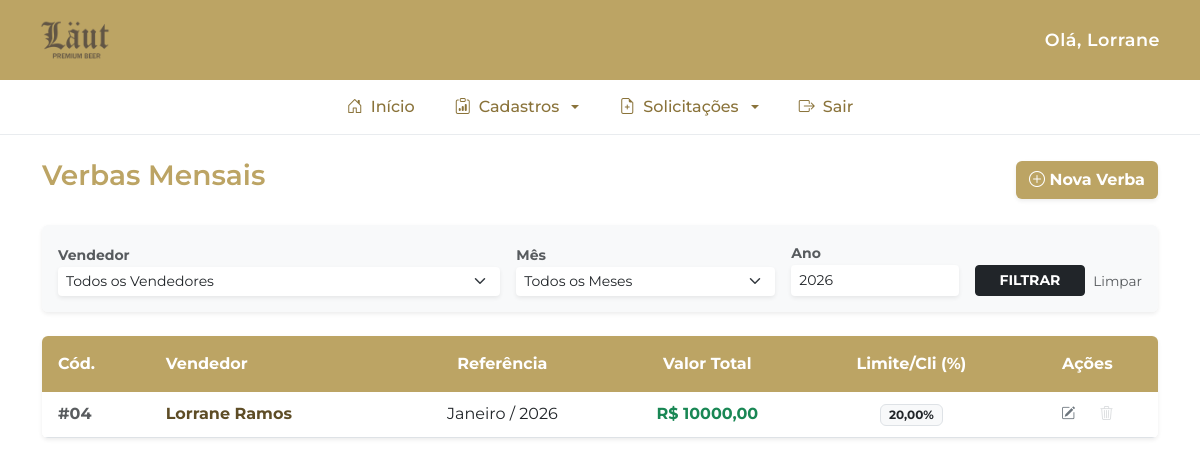
/cadastros/verbas/ (signed in), run on the app's committed database.
### cadastros/models.py (models this page shows, shortened)
class VerbaMensal(models.Model):
    MESES_CHOICES = [
        (1, 'Janeiro'), (2, 'Fevereiro'), (3, 'Março'), (4, 'Abril'),
        (5, 'Maio'), (6, 'Junho'), (7, 'Julho'), (8, 'Agosto'),
        (9, 'Setembro'), (10, 'Outubro'), (11, 'Novembro'), (12, 'Dezembro'),
    ]
    vendedor = models.ForeignKey(User, on_delete=models.CASCADE, related_name='verbas')
    mes_referencia = models.IntegerField(choices=MESES_CHOICES, verbose_name="Mês de Referência")
    ano_referencia = models.IntegerField(verbose_name="Ano de Referência")
    valor = models.DecimalField(max_digits=10, decimal_places=2)
    usuario_cadastro = models.ForeignKey(User, on_delete=models.SET_NULL, null=True, related_name='cadastros_realizados')
    data_criacao = models.DateTimeField(auto_now_add=True)
    percentual_limite_por_cliente = models.DecimalField(
        max_digits=5,
        decimal_places=2,
        default=100.00,
        help_text="Percentual máximo da verba total que pode ser usado em um único cliente"
    )
    @property
    def tem_movimentacao(self):
        return Bonificacao.objects.filter(
            vendedor=self.vendedor,
            data_solicitacao__month=self.mes_referencia,
            data_solicitacao__year=self.ano_referencia,
            tipo='VERBA_VENDEDOR'
        ).exists()
    @property
    def valor_utilizado(self):
        from solicitacoes.models import Bonificacao
        from django.db.models import Sum
        bonificacoes = Bonificacao.objects.filter(
            vendedor=self.vendedor,
            data_solicitacao__month=self.mes_referencia,
            data_solicitacao__year=self.ano_referencia,
            tipo='VERBA_VENDEDOR',
            status__in=['APROVADO', 'PROCESSADO', 'FINALIZADO']
        )
        total = bonificacoes.aggregate(total_gasto=Sum('itens__valor_total'))['total_gasto']
        return total or 0
    class Meta:
        verbose_name = "Verba Mensal"
        verbose_name_plural = "Verbas Mensais"

### usuarios/models.py (models this page shows, shortened)
class Perfil(models.Model):
    usuario = models.OneToOneField(User, on_delete=models.CASCADE, related_name='perfil')
    codigo_vendedor = models.CharField(max_length=10, unique=True, verbose_name="Código do Vendedor")
    class Meta:
        verbose_name = "Perfil"
        verbose_name_plural = "Perfis"

### cadastros/views.py (the view)
# urls.py: path('verbas/', views.verbas_mensais, name='verbas_mensais'),
@login_required
def verbas_mensais(request):
    verbas = VerbaMensal.objects.all().order_by('-data_criacao')
    mes = request.GET.get('mes')
    vendedor_id = request.GET.get('vendedor')
    if mes:
        verbas = verbas.filter(mes_referencia=mes)
    if vendedor_id:
        verbas = verbas.filter(vendedor_id=vendedor_id)
    vendedores = User.objects.filter(groups__name='Vendedor')
    context = {
        'verbas': verbas,
        'vendedores': vendedores,
        'meses': VerbaMensal.MESES_CHOICES
    }
    return render(request, 'cadastros/verbas.html', context)

### templates/cadastros/verbas.html (shortened to what this page needs)
{% extends 'base.html' %}
{% block content %}
<div class="d-flex justify-content-between align-items-center mb-4">
    <h3 style="color: #bca464; font-weight: 600;">Verbas Mensais</h3>
    <button class="btn text-white shadow-sm" style="background-color: #bca464;" data-bs-toggle="modal" data-bs-target="#modalVerba">
        <i class="bi bi-plus-circle"></i><strong> Nova Verba</strong>
    </button>
</div>
<div class="card border-0 shadow-sm mb-4">
    <div class="card-body bg-light rounded">
        <form method="GET" class="row g-3 align-items-end">
            <div class="col-md-5">
                <label class="small fw-bold text-muted">Vendedor</label>
                <select name="vendedor" class="form-select form-select-sm border-0 shadow-sm">
                    <option value="">Todos os Vendedores</option>
                </select>
            </div>
            <div class="col-md-3">
                <label class="small fw-bold text-muted">Mês</label>
                <select name="mes" class="form-select form-select-sm border-0 shadow-sm">
                    <option value="">Todos os Meses</option>
                </select>
            </div>
            <div class="col-md-2">
                <label class="small fw-bold text-muted">Ano</label>
                <input type="number" name="ano" class="form-control form-control-sm border-0 shadow-sm" value="{{ request.GET.ano|default:'2026' }}">
            </div>
             <div class="col-md-2 d-flex align-items-end gap-2">
                <button type="submit" class="btn btn-dark btn-sm w-100 fw-bold">FILTRAR</button>
                <a href="{% url request.resolver_match.url_name %}" class="btn btn-link btn-sm text-muted text-decoration-none border-0 p-0 mb-1" style="font-size: 0.85rem;">Limpar</a>
            </div>
        </form>
    </div>
</div>
<div class="table-responsive shadow-sm rounded">
    <table class="table table-hover align-middle mb-0 bg-white">
        <thead>
            <tr>
                <th style="background-color: #bca464 !important; color: white !important; border: none;" class="py-3 px-3">Cód.</th>
                <th style="background-color: #bca464 !important; color: white !important; border: none;" class="py-3">Vendedor</th>
                <th style="background-color: #bca464 !important; color: white !important; border: none;" class="py-3 text-center">Referência</th>
                <th style="background-color: #bca464 !important; color: white !important; border: none;" class="py-3 text-center">Valor Total</th>
                <th style="background-color: #bca464 !important; color: white !important; border: none;" class="py-3 text-center">Limite/Cli (%)</th>
                <th style="background-color: #bca464 !important; color: white !important; border: none;" class="py-3 text-center">Ações</th>
            </tr>
        </thead>
        <tbody>
            {% for verba in verbas %}
            <tr class="border-bottom">
                <td class="fw-bold text-muted px-3">#{{ verba.vendedor.perfil.codigo_vendedor }}</td>
                <td class="fw-bold" style="color: #5e4d26;">{{ verba.vendedor.get_full_name }}</td>
                <td class="text-center">{{ verba.get_mes_referencia_display }} / {{ verba.ano_referencia }}</td>
                <td class="fw-bold text-success text-center">R$ {{ verba.valor|floatformat:2 }}</td>
                <td class="text-center">
                    <span class="badge bg-light text-dark border">{{ verba.percentual_limite_por_cliente }}%</span>
                </td>
                <td class="text-center">
                    <button class="btn btn-sm btn-outline-secondary border-0 me-1" data-bs-toggle="modal" data-bs-target="#modalEditar{{ verba.id }}">
                        <i class="bi bi-pencil-square"></i>
                    </button>
                    {% if verba.tem_movimentacao %}
                        <button class="btn btn-sm btn-outline-secondary border-0 opacity-25" title="Bloqueado: Existem bonificações lançadas" disabled>
                            <i class="bi bi-trash3"></i>
                        </button>
                    {% else %}
                        <button class="btn btn-sm btn-outline-danger border-0" data-bs-toggle="modal" data-bs-target="#modalExcluir{{ verba.id }}">
                            <i class="bi bi-trash3"></i>
                        </button>
                    {% endif %}
                </td>
            </tr>
            {% endfor %}
        </tbody>
    </table>
</div>
{% endblock %}

### templates/base.html (shortened to what this page needs)
{% load static %}
<!DOCTYPE html>
<html lang="pt-br">
<head>
    <link href="https://cdn.jsdelivr.net/npm/bootstrap@5.3.0/dist/css/bootstrap.min.css" rel="stylesheet">
    <link rel="stylesheet" href="https://cdn.jsdelivr.net/npm/bootstrap-icons@1.11.1/font/bootstrap-icons.css">
</head>
<body>
    <header class="header-top shadow-sm">
        <div class="logo-area">
            <img src="{% static 'logo.png' %}" alt="Logo" class="logo" />
        </div>
        <div class="saudacao">
            Olá, {{ user.first_name|default:user.username }}
        </div>
    </header>
    <nav class="nav-sistema">
        <div class="container d-flex justify-content-center">
            <ul class="nav">
                <li class="nav-item">
                    <a class="nav-link" href="/"><i class="bi bi-house-door"></i> Início</a>
                </li>
                <li class="nav-item dropdown">
                    <a class="nav-link dropdown-toggle" href="#" data-bs-toggle="dropdown">
                        <i class="bi bi-clipboard-data"></i> Cadastros
                    </a>
                </li>
                <li class="nav-item dropdown">
                    <a class="nav-link dropdown-toggle" href="#" data-bs-toggle="dropdown">
                        <i class="bi bi-file-earmark-plus"></i> Solicitações
                    </a>
                </li>
                <li class="nav-item">
                    <a class="nav-link" href="javascript:void(0)" onclick="document.getElementById('logout-form').submit();">
                        <i class="bi bi-box-arrow-right"></i> Sair
                    </a>
                </li>
            </ul>
        </div>
    </nav>
    <main class="container mt-4">
        {% block content %}{% endblock %}
    </main>
</body>
</html>

### templates/base.html (style rules this page uses)
:root { --cor-topo: #bca464; --cor-texto-menu: #8a733a; }
body { background-color: #ffffff; font-family: 'Montserrat', sans-serif; }
.header-top { background-color: var(--cor-topo); padding: 5px 40px; display: flex; justify-content: space-between; align-items: center; color: white; min-height: 80px; }
.logo-area img { max-height: 70px; width: auto; }
.saudacao { font-weight: 600; font-size: 1.1rem; letter-spacing: 0.5px; }
.nav-sistema { background-color: white; border-bottom: 1px solid #e9ecef; padding: 5px 0; }
.nav-sistema .nav-link { color: var(--cor-texto-menu); font-weight: 500; display: flex; align-items: center; gap: 8px; padding: 10px 20px; transition: 0.3s; }
h1, h2, h3, h4, h5, h6 { font-weight: 600; }

### data on the page
VerbaMensal: vendedor.perfil.codigo_vendedor "04", vendedor.get_full_name "Lorrane Ramos", mes_referencia "Janeiro", ano_referencia "2026", valor "10000,00", percentual_limite_por_cliente "20,00"

### other printed values
{{ user.first_name|default:user.username }} "Lorrane"
